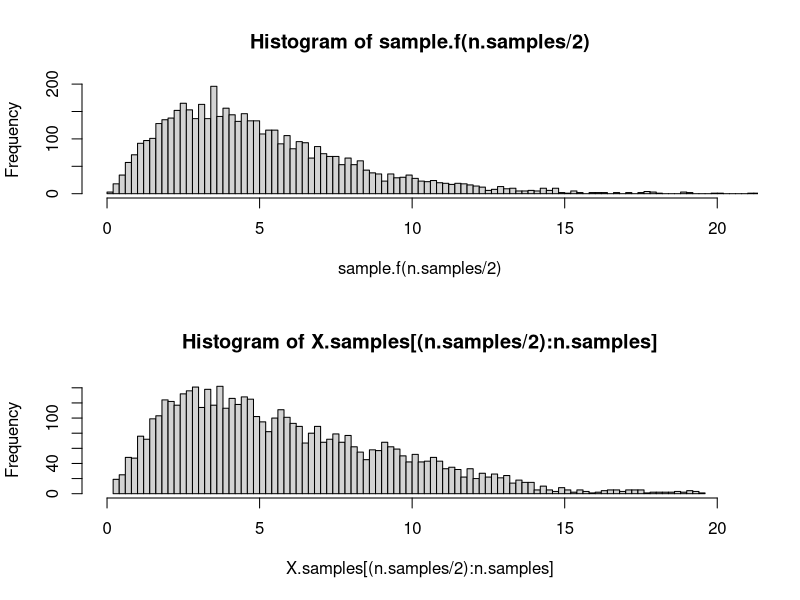

Write the R code that produced this figure.
chisq.df <- 5

proposal <- function(center){
  r <- rnorm(1, mean=center, sd = 1)
  return(max(0, r))
}

density.f <- function(x){
  return(dchisq(x, df=chisq.df))
}

x <- runif(1, min=50, max=100)

X.samples <- c(x)
n.samples <- 1e4
counter <- 0

while (length(X.samples) < n.samples) {
  
  counter <- counter + 1
  
  candidate.x <- proposal(x)
  
  alpha <- density.f(candidate.x)/density.f(x)
  
  if (runif(1, min=0, max=1) < min(alpha, 1.0)) {x
    x <- candidate.x
    X.samples <- c(X.samples, x)
  }
  
}

sample.f <- function(n){
  return(rchisq(n, df=chisq.df))
}
par(mfrow=c(2,1))
hist(sample.f(n.samples/2), 100, xlim=c(0, qchisq(.999, df=chisq.df)))
hist(X.samples[(n.samples/2):n.samples], 100, xlim=c(0, qchisq(.999, df=chisq.df)))